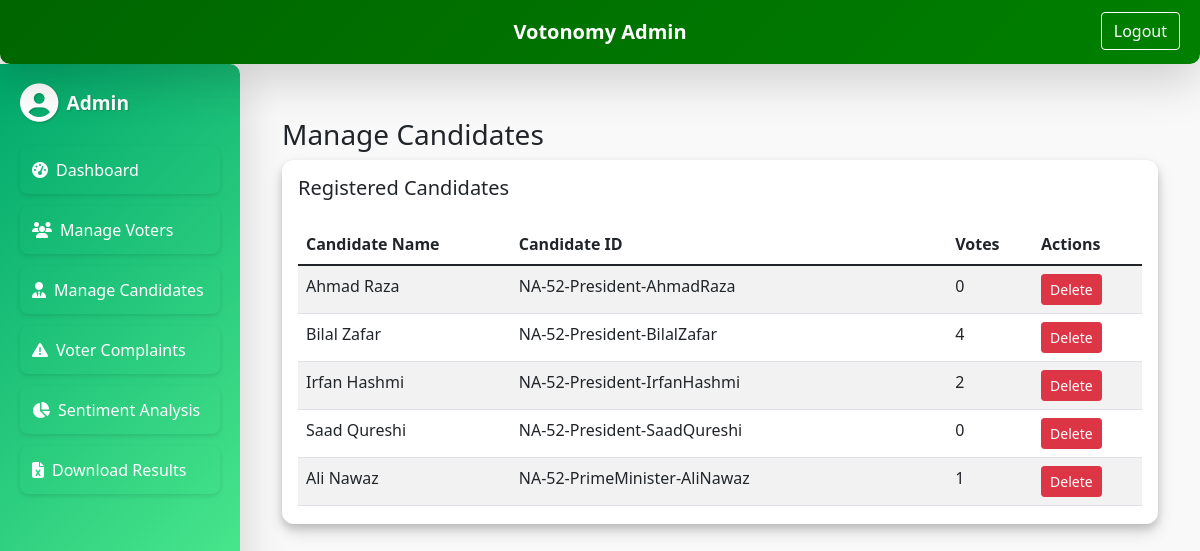
The page /admin/manage-candidates (signed in) on the database as committed earlier.
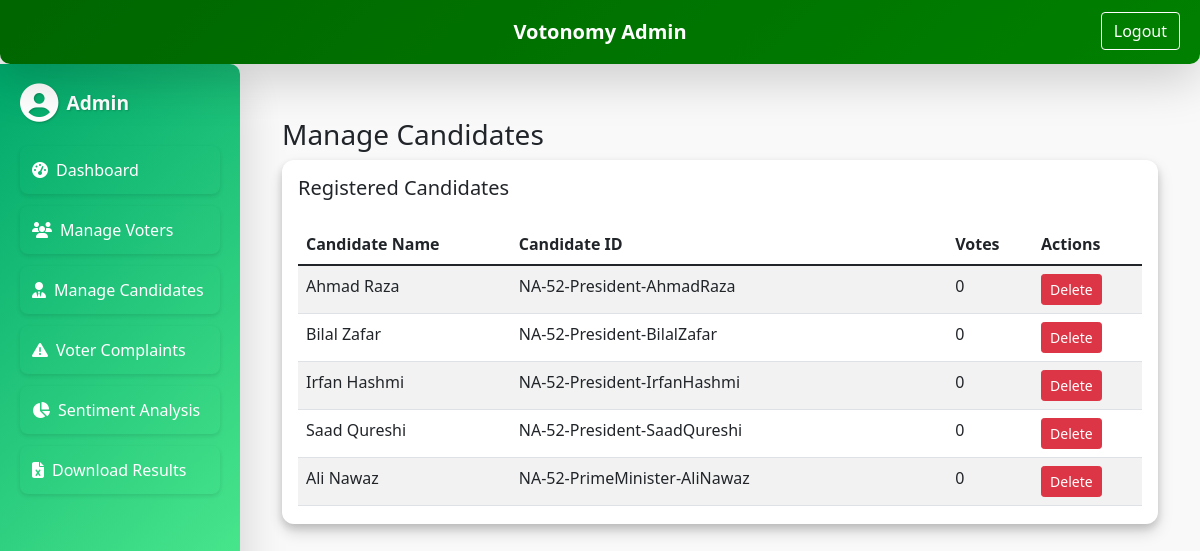
The same page on the database as committed later.
### models.py (models this page shows)
class Candidate(db.Model):
    id = db.Column(db.Integer, primary_key=True)
    candidate_name = db.Column(db.String(100), nullable=False)
    candidate_id = db.Column(db.String(100), unique=True, nullable=False)
    votes = db.Column(db.Integer, default=0)

### admin.py (the view)
@admin_bp.route('/manage-candidates', methods=['GET'])
@admin_login_required
def manage_candidates():
    update_vote_counts()
    return render_template(
        'manage_candidates.html',
        candidates=Candidate.query.all(),
        pending_candidate_requests=candidate_requests
    )

### admin.py (called while the page is built)
def admin_login_required(func):
    @wraps(func)
    def wrapper(*args, **kwargs):
        if not session.get("admin_logged_in"):
            return redirect(url_for("admin_bp.admin_login"))
        return func(*args, **kwargs)
    return wrapper

def update_vote_counts():
    vote_data = db.session.query(Vote.candidate_id, db.func.count(Vote.id)).group_by(Vote.candidate_id).all()
    vote_map = {cid: count for cid, count in vote_data}
    for candidate in Candidate.query.all():
        candidate.votes = vote_map.get(candidate.candidate_id, 0)
    db.session.commit()

### templates/admin/manage_candidates.html (shortened to what this page needs)
{% extends "base_admin.html" %}
{% block content %}
<div class="container mt-4">
  <h3>Manage Candidates</h3>
  <div class="admin-card-3d p-3 mb-4">
    <h5>Registered Candidates</h5>
    {% if candidates|length == 0 %}
      <p>No registered candidates.</p>
    {% else %}
    <div style="max-height: 300px; overflow-y: auto;">
      <table class="table table-striped mt-3">
        <thead>
          <tr>
            <th>Candidate Name</th>
            <th>Candidate ID</th>
            <th>Votes</th>
            <th>Actions</th>
          </tr>
        </thead>
        <tbody>
          {% for candidate in candidates %}
          <tr>
            <td>{{ candidate.candidate_name }}</td>
            <td>{{ candidate.candidate_id }}</td>
            <td>{{ candidate.votes }}</td>
            <td>
              <form method="POST" action="{{ url_for('admin_bp.delete_candidate', candidate_id=candidate.candidate_id) }}" style="display:inline;">
                <button type="submit" class="btn btn-danger btn-sm">Delete</button>
              </form>
            </td>
          </tr>
          {% endfor %}
        </tbody>
      </table>
    </div>
    {% endif %}
  </div>
</div>
{% endblock %}

### templates/admin/base_admin.html (shortened to what this page needs)
<!DOCTYPE html>
<html lang="en">
<head>
  <link rel="stylesheet" href="https://cdn.jsdelivr.net/npm/bootstrap@5.1.3/dist/css/bootstrap.min.css">
  <link rel="stylesheet" href="{{ url_for('static', filename='css/animate.min.css') }}">
  <link rel="stylesheet" href="https://cdnjs.cloudflare.com/ajax/libs/font-awesome/6.2.0/css/all.min.css" />
  <link rel="stylesheet" href="{{ url_for('static', filename='css/admin_styles.css') }}">
</head>
<body class="admin-bg">
  <nav class="navbar admin-topbar shadow-lg">
    <div class="container-fluid">
      <div class="d-flex w-100 justify-content-between align-items-center">
        <span class="navbar-brand mx-auto text-white fw-bold">Votonomy Admin</span>
        <a href="{{ url_for('admin_bp.admin_logout') }}" class="btn btn-outline-light logout-btn">Logout</a>
      </div>
    </div>
  </nav>
  <div class="admin-container">
    <aside class="admin-sidebar shadow-lg">
      <div class="sidebar-header mb-4">
        <div class="d-flex align-items-center">
          <i class="fas fa-user-circle fa-2x text-white"></i>
          <span class="ms-2 text-white fw-bold">Admin</span>
        </div>
      </div>
      <ul class="nav flex-column">
        <li class="nav-item">
          <a class="nav-link" href="{{ url_for('admin_bp.admin_dashboard') }}">
            <i class="fas fa-tachometer-alt me-2"></i>Dashboard
          </a>
        </li>
        <li class="nav-item">
          <a class="nav-link" href="{{ url_for('admin_bp.manage_voters') }}">
            <i class="fas fa-users me-2"></i>Manage Voters
          </a>
        </li>
        <li class="nav-item">
          <a class="nav-link" href="{{ url_for('admin_bp.manage_candidates') }}">
            <i class="fas fa-user-tie me-2"></i>Manage Candidates
          </a>
        </li>
        <li class="nav-item">
          <a class="nav-link" href="{{ url_for('admin_bp.manage_complaints') }}">
            <i class="fas fa-exclamation-triangle me-2"></i>Voter Complaints
          </a>
        </li>
        <li class="nav-item">
          <a class="nav-link" href="{{ url_for('admin_bp.sentiment_analysis') }}">
            <i class="fas fa-chart-pie me-2"></i>Sentiment Analysis
          </a>
        </li>
        <li class="nav-item">
          <a class="nav-link" href="{{ url_for('admin_bp.download_results') }}">
            <i class="fas fa-file-excel me-2"></i>Download Results
          </a>
        </li>
      </ul>
    </aside>
    <main class="admin-content">
      {% block content %}{% endblock %}
    </main>
  </div>
</body>
</html>

### static/css/admin_styles.css (style rules this page uses)
.admin-bg { background-color: #f9f9f9; position: relative; overflow: hidden; }
.admin-bg::before { content: ""; position: absolute; top: 0; left: 0; width: 100%; height: 100%; background: url('../images/pakistan_flag.png') no-repeat center center; background-size: cover; opacity: 0.2; z-index: -1; transform: perspective(500px) rotateX(2deg); }
.admin-topbar { background: linear-gradient(135deg, #006600, #008000); padding: 12px 20px; border-radius: 0 0 10px 10px; box-shadow: 0 4px 8px rgba(0,0,0,0.2); position: relative; display: flex; justify-content: center; align-items: center; }
.logout-btn { position: absolute; right: 20px; top: 12px; color: #fff; border-color: #fff; }
.admin-topbar .navbar-brand { font-weight: bold; color: #fff; }
.admin-container { display: flex; min-height: 100vh; }
.admin-sidebar { width: 240px; background: linear-gradient(135deg, #00A86B, #66FF99); padding: 20px; color: #fff; border-top-right-radius: 10px; border-bottom-right-radius: 10px; box-shadow: 2px 0 8px rgba(0,0,0,0.15); }
.sidebar-header { font-size: 1.2rem; margin-bottom: 20px; text-shadow: 1px 1px 2px rgba(0,0,0,0.2); }
.admin-sidebar .nav-link { color: #fff; padding: 12px; margin-bottom: 12px; border-radius: 8px; transition: background 0.3s, transform 0.3s; font-weight: 500; box-shadow: 0 2px 4px rgba(0,0,0,0.1); }
.admin-content { flex: 1; padding: 30px; }
.admin-card-3d { background: #ffffff; border-radius: 12px; box-shadow: 0 4px 8px rgba(0,0,0,0.15), 0 8px 16px rgba(0,0,0,0.15); transition: transform 0.3s ease, box-shadow 0.3s ease; margin-bottom: 20px; }
.navbar-brand { font-weight: bold; color: #fff; }

Rows that differ between the two databases and show on the page:
changed Candidate "Bilal Zafar": votes "4" → "0"
changed Candidate "Irfan Hashmi": votes "2" → "0"
changed Candidate "Ali Nawaz": votes "1" → "0"
